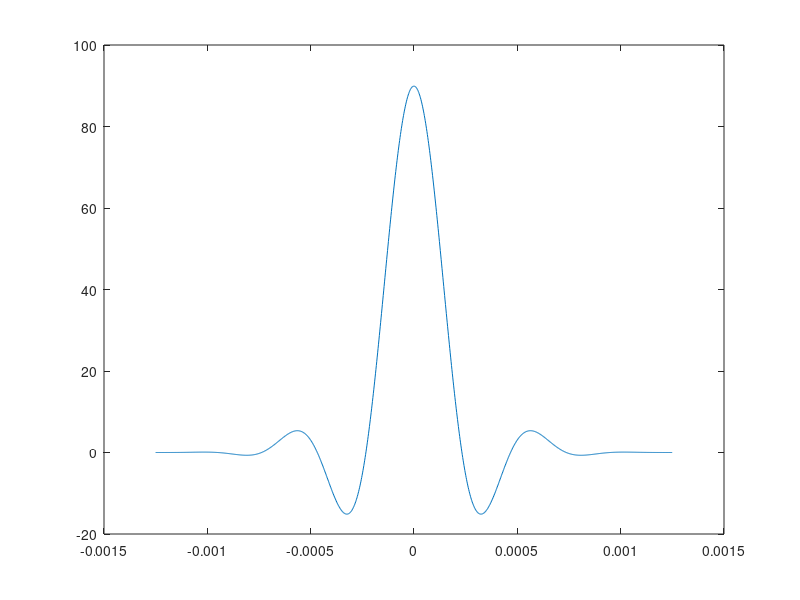

Write MATLAB code to recreate this figure.
% MATLAB script for Illustrative Problem 7.14.
echo on
alpha=0.4;
T=1/4800;
t=[-3*T:1.001*T/100:3*T];
x=sinc(t./T).*(cos(pi*alpha*t./T)./(1-4*alpha^2*t.^2/T^2));
pause % Press any key to see a plot of x(t).
plot(t,x)
y=xcorr(x);
ty=[t-3*T,t(2:length(t))+3*T];
pause % Press any key to see a plot of the autocorrelation of x(t).
plot(ty,y);
d=60;                   % Early and late advance and delay
ee=0.01;                % Precision
e=1;                    % Step size
n=700;                  % The incorrect sampling time
while abs(abs(y(n+d))-abs(y(n-d)))>=ee
    if abs(y(n+d))-abs(y(n-d))>0
        n=n+e;
    elseif abs(y(n+d))-abs(y(n-d))<0
        n=n-e;
    end
    echo off ;
end
echo on ;
pause % Press any key to see the corrected sampling time
n
n=500;                  % Another incorrect sampling time
while abs(abs(y(n+d))-abs(y(n-d)))>=ee
    if abs(y(n+d))-abs(y(n-d))>0
        n=n+e;
    elseif abs(y(n+d))-abs(y(n-d))<0
        n=n-e;
    end
    echo off ;
end
echo on ;
pause % Press any key to see the corrected sampling time
n